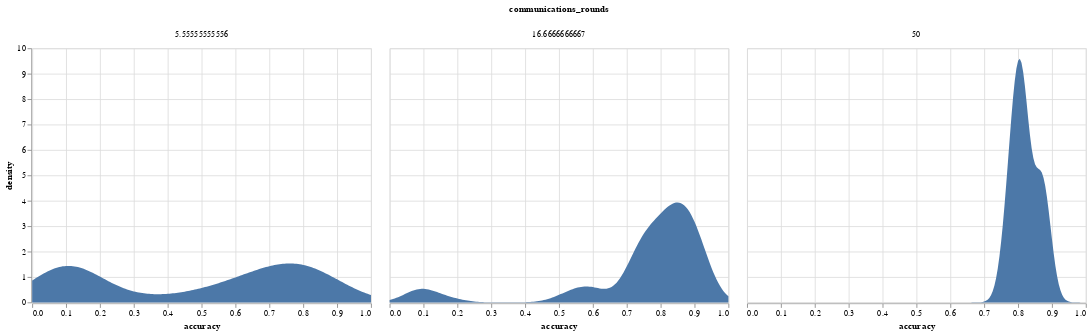

The notebook cell this image was saved under:
### Markdown cell above
# Overall performance per amount of communication rounds

### Code cell
alt.Chart(results).transform_density(
    'accuracy',
    groupby=['communications_rounds'],
    as_=['accuracy', 'density'],
    extent=[0, 1],
).mark_area().encode(
    x="accuracy:Q",
    y='density:Q',
).facet(
    column='communications_rounds'
)

### Figure 1 — Vega-Lite specification as saved in the notebook (floating-point values rounded to 4 significant figures; data arrays with more than 128 entries replaced by an {"elided": "..."} marker saying what was removed)
{"config": {"view": {"continuousWidth": 400, "continuousHeight": 300}}, "data": {"name": "data-5f581badeef1064b38a6fb8239897b11"}, "facet": {"column": {"type": "quantitative", "field": "communications_rounds"}}, "spec": {"mark": "area", "encoding": {"x": {"type": "quantitative", "field": "accuracy"}, "y": {"type": "quantitative", "field": "density"}}, "transform": [{"density": "accuracy", "extent": [0, 1], "groupby": ["communications_rounds"], "as": ["accuracy", "density"]}]}, "$schema": "https://vega.github.io/schema/vega-lite/v4.8.1.json", "datasets": {"data-5f581badeef1064b38a6fb8239897b11": {"elided": "413 records"}}}
